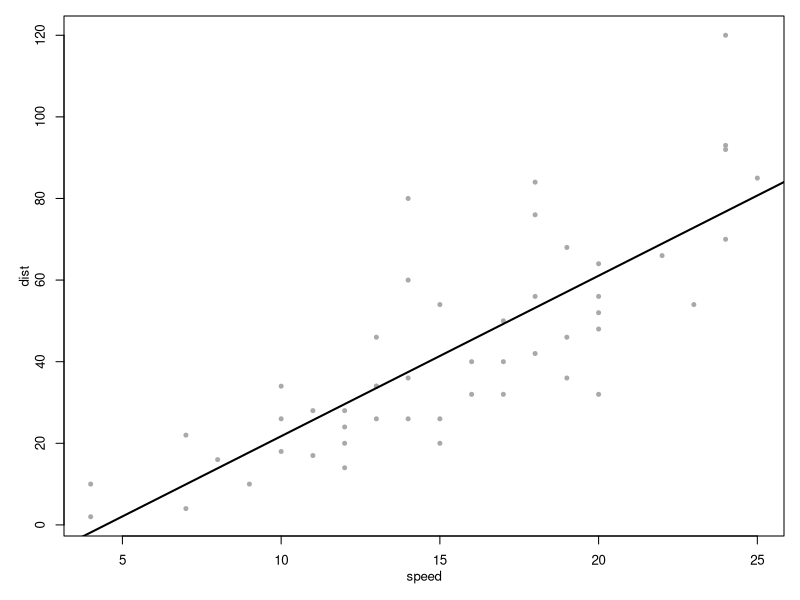

Write R code to recreate this figure.
## ---- chunk 1
par(mar = c(4, 4, 1, 1), mgp = c(2, 1, 0), cex = 0.8)
plot(cars, pch = 20, col = 'darkgray')
fit <- lm(dist ~ speed, data = cars)
abline(fit, lwd = 2)
